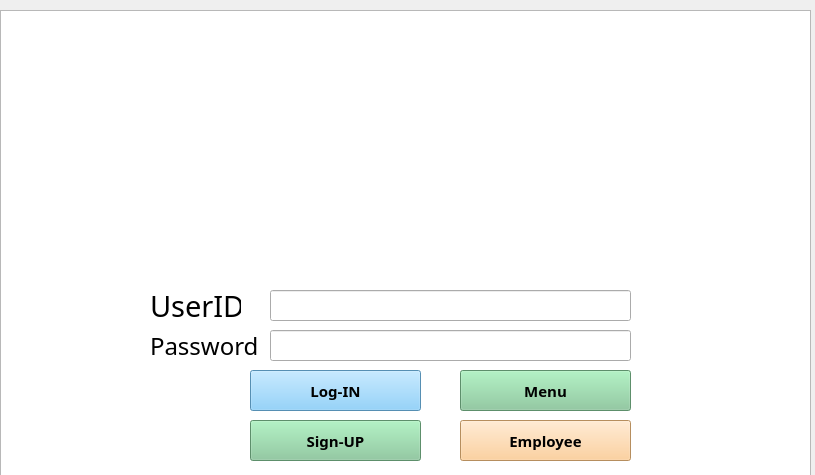
<?xml version="1.0" encoding="UTF-8"?>
<ui version="4.0">
 <class>Widget</class>
 <widget class="QWidget" name="Widget">
  <property name="geometry">
   <rect>
    <x>0</x>
    <y>0</y>
    <width>815</width>
    <height>475</height>
   </rect>
  </property>
  <property name="windowTitle">
   <string>Widget</string>
  </property>
  <widget class="QLabel" name="label">
   <property name="geometry">
    <rect>
     <x>150</x>
     <y>290</y>
     <width>91</width>
     <height>31</height>
    </rect>
   </property>
   <property name="font">
    <font>
     <family>Franklin Gothic Heavy</family>
     <pointsize>22</pointsize>
    </font>
   </property>
   <property name="styleSheet">
    <string notr="true">color: rgb(0, 0, 0);</string>
   </property>
   <property name="text">
    <string>UserID</string>
   </property>
  </widget>
  <widget class="QLabel" name="label_2">
   <property name="geometry">
    <rect>
     <x>150</x>
     <y>330</y>
     <width>111</width>
     <height>31</height>
    </rect>
   </property>
   <property name="font">
    <font>
     <family>Franklin Gothic Heavy</family>
     <pointsize>18</pointsize>
    </font>
   </property>
   <property name="styleSheet">
    <string notr="true">color: rgb(0, 0, 0);
color: rgb(0, 0, 0);</string>
   </property>
   <property name="text">
    <string>Password</string>
   </property>
  </widget>
  <widget class="QLabel" name="label_3">
   <property name="geometry">
    <rect>
     <x>210</x>
     <y>0</y>
     <width>721</width>
     <height>141</height>
    </rect>
   </property>
   <property name="palette">
    <palette>
     <active>
      <colorrole role="WindowText">
       <brush brushstyle="SolidPattern">
        <color alpha="255">
         <red>0</red>
         <green>0</green>
         <blue>239</blue>
        </color>
       </brush>
      </colorrole>
      <colorrole role="Text">
       <brush brushstyle="SolidPattern">
        <color alpha="255">
         <red>0</red>
         <green>0</green>
         <blue>239</blue>
        </color>
       </brush>
      </colorrole>
      <colorrole role="ButtonText">
       <brush brushstyle="SolidPattern">
        <color alpha="255">
         <red>0</red>
         <green>0</green>
         <blue>239</blue>
        </color>
       </brush>
      </colorrole>
      <colorrole role="PlaceholderText">
       <brush brushstyle="SolidPattern">
        <color alpha="128">
         <red>0</red>
         <green>0</green>
         <blue>239</blue>
        </color>
       </brush>
      </colorrole>
     </active>
     <inactive>
      <colorrole role="WindowText">
       <brush brushstyle="SolidPattern">
        <color alpha="255">
         <red>0</red>
         <green>0</green>
         <blue>239</blue>
        </color>
       </brush>
      </colorrole>
      <colorrole role="Text">
       <brush brushstyle="SolidPattern">
        <color alpha="255">
         <red>0</red>
         <green>0</green>
         <blue>239</blue>
        </color>
       </brush>
      </colorrole>
      <colorrole role="ButtonText">
       <brush brushstyle="SolidPattern">
        <color alpha="255">
         <red>0</red>
         <green>0</green>
         <blue>239</blue>
        </color>
       </brush>
      </colorrole>
      <colorrole role="PlaceholderText">
       <brush brushstyle="SolidPattern">
        <color alpha="128">
         <red>0</red>
         <green>0</green>
         <blue>239</blue>
        </color>
       </brush>
      </colorrole>
     </inactive>
     <disabled>
      <colorrole role="WindowText">
       <brush brushstyle="SolidPattern">
        <color alpha="255">
         <red>0</red>
         <green>0</green>
         <blue>239</blue>
        </color>
       </brush>
      </colorrole>
      <colorrole role="Text">
       <brush brushstyle="SolidPattern">
        <color alpha="255">
         <red>0</red>
         <green>0</green>
         <blue>239</blue>
        </color>
       </brush>
      </colorrole>
      <colorrole role="ButtonText">
       <brush brushstyle="SolidPattern">
        <color alpha="255">
         <red>0</red>
         <green>0</green>
         <blue>239</blue>
        </color>
       </brush>
      </colorrole>
      <colorrole role="PlaceholderText">
       <brush brushstyle="SolidPattern">
        <color alpha="128">
         <red>0</red>
         <green>0</green>
         <blue>239</blue>
        </color>
       </brush>
      </colorrole>
     </disabled>
    </palette>
   </property>
   <property name="font">
    <font>
     <family>Perpetua Titling MT</family>
     <pointsize>36</pointsize>
     <italic>false</italic>
     <bold>false</bold>
    </font>
   </property>
   <property name="styleSheet">
    <string notr="true">color: rgb(255, 255, 255);
color: rgb(0, 0, 239);</string>
   </property>
   <property name="text">
    <string/>
   </property>
  </widget>
  <widget class="QPushButton" name="pushButton">
   <property name="geometry">
    <rect>
     <x>250</x>
     <y>370</y>
     <width>171</width>
     <height>41</height>
    </rect>
   </property>
   <property name="font">
    <font>
     <family>Arial Rounded MT Bold</family>
     <pointsize>11</pointsize>
     <bold>true</bold>
    </font>
   </property>
   <property name="styleSheet">
    <string notr="true">background-color: rgb(255, 5, 127);
background-color: rgb(120, 200, 250);</string>
   </property>
   <property name="text">
    <string>Log-IN</string>
   </property>
  </widget>
  <widget class="QPushButton" name="pushButton_2">
   <property name="geometry">
    <rect>
     <x>460</x>
     <y>420</y>
     <width>171</width>
     <height>41</height>
    </rect>
   </property>
   <property name="font">
    <font>
     <family>Arial Rounded MT Bold</family>
     <pointsize>11</pointsize>
     <bold>true</bold>
    </font>
   </property>
   <property name="styleSheet">
    <string notr="true">background-color: rgb(255, 199, 131);</string>
   </property>
   <property name="text">
    <string>Employee</string>
   </property>
  </widget>
  <widget class="QLineEdit" name="name">
   <property name="geometry">
    <rect>
     <x>270</x>
     <y>290</y>
     <width>361</width>
     <height>31</height>
    </rect>
   </property>
  </widget>
  <widget class="QLineEdit" name="password">
   <property name="geometry">
    <rect>
     <x>270</x>
     <y>330</y>
     <width>361</width>
     <height>31</height>
    </rect>
   </property>
  </widget>
  <widget class="QLabel" name="label_4">
   <property name="geometry">
    <rect>
     <x>240</x>
     <y>140</y>
     <width>831</width>
     <height>481</height>
    </rect>
   </property>
   <property name="styleSheet">
    <string notr="true">background-image: url(:/new/prefix2/back_副本.png);</string>
   </property>
   <property name="text">
    <string/>
   </property>
  </widget>
  <widget class="QPushButton" name="pushButton_3">
   <property name="geometry">
    <rect>
     <x>250</x>
     <y>420</y>
     <width>171</width>
     <height>41</height>
    </rect>
   </property>
   <property name="font">
    <font>
     <family>Arial Rounded MT Bold</family>
     <pointsize>11</pointsize>
     <bold>true</bold>
    </font>
   </property>
   <property name="styleSheet">
    <string notr="true">background-color: rgb(255, 255, 127);
background-color: rgb(130, 200, 150);</string>
   </property>
   <property name="text">
    <string>Sign-UP</string>
   </property>
  </widget>
  <widget class="QTextBrowser" name="textBrowser">
   <property name="geometry">
    <rect>
     <x>0</x>
     <y>10</y>
     <width>811</width>
     <height>471</height>
    </rect>
   </property>
   <property name="html">
    <string>&lt;!DOCTYPE HTML PUBLIC &quot;-//W3C//DTD HTML 4.0//EN&quot; &quot;http://www.w3.org/TR/REC-html40/strict.dtd&quot;&gt;
&lt;html&gt;&lt;head&gt;&lt;meta name=&quot;qrichtext&quot; content=&quot;1&quot; /&gt;&lt;meta charset=&quot;utf-8&quot; /&gt;&lt;style type=&quot;text/css&quot;&gt;
p, li { white-space: pre-wrap; }
hr { height: 1px; border-width: 0; }
li.unchecked::marker { content: &quot;\2610&quot;; }
li.checked::marker { content: &quot;\2612&quot;; }
&lt;/style&gt;&lt;/head&gt;&lt;body style=&quot; font-family:'Segoe UI'; font-size:9pt; font-weight:400; font-style:normal;&quot;&gt;
&lt;p style=&quot; margin-top:0px; margin-bottom:0px; margin-left:0px; margin-right:0px; -qt-block-indent:0; text-indent:0px;&quot;&gt;&lt;img src=&quot;:/welcome.jpg&quot; /&gt;&lt;/p&gt;&lt;/body&gt;&lt;/html&gt;</string>
   </property>
  </widget>
  <widget class="QPushButton" name="pushButton_menu">
   <property name="geometry">
    <rect>
     <x>460</x>
     <y>370</y>
     <width>171</width>
     <height>41</height>
    </rect>
   </property>
   <property name="font">
    <font>
     <family>Arial Rounded MT Bold</family>
     <pointsize>11</pointsize>
     <bold>true</bold>
    </font>
   </property>
   <property name="styleSheet">
    <string notr="true">background-color: rgb(255, 255, 127);
background-color: rgb(130, 200, 150);</string>
   </property>
   <property name="text">
    <string>Menu</string>
   </property>
  </widget>
  <zorder>textBrowser</zorder>
  <zorder>label_4</zorder>
  <zorder>label</zorder>
  <zorder>label_2</zorder>
  <zorder>label_3</zorder>
  <zorder>pushButton</zorder>
  <zorder>pushButton_2</zorder>
  <zorder>name</zorder>
  <zorder>password</zorder>
  <zorder>pushButton_3</zorder>
  <zorder>pushButton_menu</zorder>
 </widget>
 <layoutdefault spacing="6" margin="11"/>
 <resources/>
 <connections/>
</ui>
